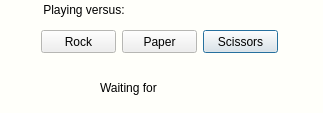
<?xml version="1.0" encoding="UTF-8"?>
<ui version="4.0">
 <class>rpshand</class>
 <widget class="QDialog" name="rpshand">
  <property name="geometry">
   <rect>
    <x>0</x>
    <y>0</y>
    <width>323</width>
    <height>113</height>
   </rect>
  </property>
  <property name="palette">
   <palette>
    <active>
     <colorrole role="Base">
      <brush brushstyle="SolidPattern">
       <color alpha="255">
        <red>255</red>
        <green>255</green>
        <blue>255</blue>
       </color>
      </brush>
     </colorrole>
     <colorrole role="Window">
      <brush brushstyle="SolidPattern">
       <color alpha="255">
        <red>255</red>
        <green>255</green>
        <blue>250</blue>
       </color>
      </brush>
     </colorrole>
    </active>
    <inactive>
     <colorrole role="Base">
      <brush brushstyle="SolidPattern">
       <color alpha="255">
        <red>255</red>
        <green>255</green>
        <blue>255</blue>
       </color>
      </brush>
     </colorrole>
     <colorrole role="Window">
      <brush brushstyle="SolidPattern">
       <color alpha="255">
        <red>255</red>
        <green>255</green>
        <blue>250</blue>
       </color>
      </brush>
     </colorrole>
    </inactive>
    <disabled>
     <colorrole role="Base">
      <brush brushstyle="SolidPattern">
       <color alpha="255">
        <red>255</red>
        <green>255</green>
        <blue>250</blue>
       </color>
      </brush>
     </colorrole>
     <colorrole role="Window">
      <brush brushstyle="SolidPattern">
       <color alpha="255">
        <red>255</red>
        <green>255</green>
        <blue>250</blue>
       </color>
      </brush>
     </colorrole>
    </disabled>
   </palette>
  </property>
  <property name="windowTitle">
   <string>RPS</string>
  </property>
  <widget class="QLabel" name="playingvs">
   <property name="geometry">
    <rect>
     <x>40</x>
     <y>0</y>
     <width>221</width>
     <height>20</height>
    </rect>
   </property>
   <property name="text">
    <string> Playing versus:</string>
   </property>
  </widget>
  <widget class="QPushButton" name="pushButton">
   <property name="geometry">
    <rect>
     <x>203</x>
     <y>30</y>
     <width>75</width>
     <height>23</height>
    </rect>
   </property>
   <property name="text">
    <string>Scissors</string>
   </property>
  </widget>
  <widget class="QPushButton" name="pushButton_2">
   <property name="geometry">
    <rect>
     <x>122</x>
     <y>30</y>
     <width>75</width>
     <height>23</height>
    </rect>
   </property>
   <property name="text">
    <string>Paper</string>
   </property>
  </widget>
  <widget class="QPushButton" name="pushButton_3">
   <property name="geometry">
    <rect>
     <x>41</x>
     <y>30</y>
     <width>75</width>
     <height>23</height>
    </rect>
   </property>
   <property name="text">
    <string>Rock</string>
   </property>
  </widget>
  <widget class="QLabel" name="loading">
   <property name="geometry">
    <rect>
     <x>40</x>
     <y>70</y>
     <width>41</width>
     <height>31</height>
    </rect>
   </property>
   <property name="text">
    <string/>
   </property>
   <property name="pixmap">
    <pixmap>../../../Downloads/loading.gif</pixmap>
   </property>
  </widget>
  <widget class="QLabel" name="waitingfor">
   <property name="geometry">
    <rect>
     <x>100</x>
     <y>80</y>
     <width>151</width>
     <height>16</height>
    </rect>
   </property>
   <property name="text">
    <string>Waiting for </string>
   </property>
  </widget>
 </widget>
 <resources>
  <include location="../../../Documents/reg.qrc"/>
 </resources>
 <connections/>
</ui>
